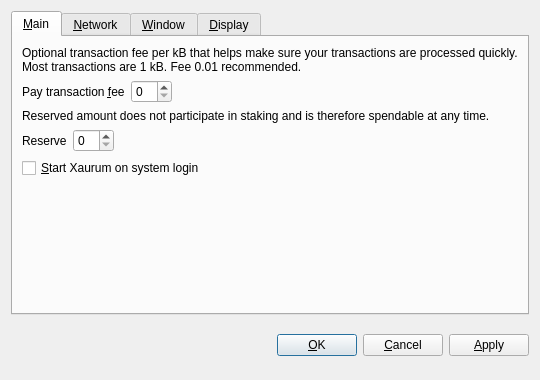
<?xml version="1.0" encoding="UTF-8"?>
<ui version="4.0">
 <class>OptionsDialog</class>
 <widget class="QDialog" name="OptionsDialog">
  <property name="geometry">
   <rect>
    <x>0</x>
    <y>0</y>
    <width>540</width>
    <height>380</height>
   </rect>
  </property>
  <property name="windowTitle">
   <string>Options</string>
  </property>
  <property name="modal">
   <bool>true</bool>
  </property>
  <layout class="QVBoxLayout" name="verticalLayout">
   <item>
    <widget class="QTabWidget" name="tabWidget">
     <property name="tabPosition">
      <enum>QTabWidget::North</enum>
     </property>
     <property name="currentIndex">
      <number>0</number>
     </property>
     <widget class="QWidget" name="tabMain">
      <attribute name="title">
       <string>&amp;Main</string>
      </attribute>
      <layout class="QVBoxLayout" name="verticalLayout_Main">
       <item>
        <widget class="QLabel" name="transactionFeeInfoLabel">
         <property name="text">
          <string>Optional transaction fee per kB that helps make sure your transactions are processed quickly. Most transactions are 1 kB. Fee 0.01 recommended.</string>
         </property>
         <property name="textFormat">
          <enum>Qt::PlainText</enum>
         </property>
         <property name="wordWrap">
          <bool>true</bool>
         </property>
        </widget>
       </item>
       <item>
        <layout class="QHBoxLayout" name="horizontalLayoutFee">
         <item>
          <widget class="QLabel" name="transactionFeeLabel">
           <property name="text">
            <string>Pay transaction &amp;fee</string>
           </property>
           <property name="textFormat">
            <enum>Qt::PlainText</enum>
           </property>
           <property name="buddy">
            <cstring>transactionFee</cstring>
           </property>
          </widget>
         </item>
         <item>
          <widget class="BitcoinAmountField" name="transactionFee"/>
         </item>
         <item>
          <spacer name="horizontalSpacerFee">
           <property name="orientation">
            <enum>Qt::Horizontal</enum>
           </property>
           <property name="sizeHint" stdset="0">
            <size>
             <width>40</width>
             <height>20</height>
            </size>
           </property>
          </spacer>
         </item>
        </layout>
       </item>
       <item>
        <widget class="QLabel" name="reserveBalanceInfoLabel">
         <property name="text">
          <string>Reserved amount does not participate in staking and is therefore spendable at any time.</string>
         </property>
         <property name="textFormat">
          <enum>Qt::PlainText</enum>
         </property>
         <property name="wordWrap">
          <bool>true</bool>
         </property>
        </widget>
       </item>
       <item>
        <layout class="QHBoxLayout" name="horizontalLayoutReserveBalance">
         <item>
          <widget class="QLabel" name="reserveBalanceLabel">
           <property name="text">
            <string>Reserve</string>
           </property>
           <property name="textFormat">
            <enum>Qt::PlainText</enum>
           </property>
           <property name="buddy">
            <cstring>reserveBalance</cstring>
           </property>
          </widget>
         </item>
         <item>
          <widget class="BitcoinAmountField" name="reserveBalance"/>
         </item>
         <item>
          <spacer name="horizontalSpacerReserveBalance">
           <property name="orientation">
            <enum>Qt::Horizontal</enum>
           </property>
           <property name="sizeHint" stdset="0">
            <size>
             <width>40</width>
             <height>20</height>
            </size>
           </property>
          </spacer>
         </item>
        </layout>
       </item>
       <item>
        <widget class="QCheckBox" name="bitcoinAtStartup">
         <property name="toolTip">
          <string>Automatically start Xaurum after logging in to the system.</string>
         </property>
         <property name="text">
          <string>&amp;Start Xaurum on system login</string>
         </property>
        </widget>
       </item>
       <item>
        <spacer name="verticalSpacer_Main">
         <property name="orientation">
          <enum>Qt::Vertical</enum>
         </property>
         <property name="sizeHint" stdset="0">
          <size>
           <width>20</width>
           <height>40</height>
          </size>
         </property>
        </spacer>
       </item>
      </layout>
     </widget>
     <widget class="QWidget" name="tabNetwork">
      <attribute name="title">
       <string>&amp;Network</string>
      </attribute>
      <layout class="QVBoxLayout" name="verticalLayout_Network">
       <item>
        <widget class="QCheckBox" name="mapPortUpnp">
         <property name="toolTip">
          <string>Automatically open the Xaurum client port on the router. This only works when your router supports UPnP and it is enabled.</string>
         </property>
         <property name="text">
          <string>Map port using &amp;UPnP</string>
         </property>
        </widget>
       </item>
       <item>
        <widget class="QCheckBox" name="connectSocks">
         <property name="toolTip">
          <string>Connect to the Xaurum network through a SOCKS proxy (e.g. when connecting through Tor).</string>
         </property>
         <property name="text">
          <string>&amp;Connect through SOCKS proxy:</string>
         </property>
        </widget>
       </item>
       <item>
        <layout class="QHBoxLayout" name="horizontalLayout_Network">
         <item>
          <widget class="QLabel" name="proxyIpLabel">
           <property name="text">
            <string>Proxy &amp;IP:</string>
           </property>
           <property name="textFormat">
            <enum>Qt::PlainText</enum>
           </property>
           <property name="buddy">
            <cstring>proxyIp</cstring>
           </property>
          </widget>
         </item>
         <item>
          <widget class="QValidatedLineEdit" name="proxyIp">
           <property name="maximumSize">
            <size>
             <width>140</width>
             <height>16777215</height>
            </size>
           </property>
           <property name="toolTip">
            <string>IP address of the proxy (e.g. 127.0.0.1)</string>
           </property>
          </widget>
         </item>
         <item>
          <widget class="QLabel" name="proxyPortLabel">
           <property name="text">
            <string>&amp;Port:</string>
           </property>
           <property name="textFormat">
            <enum>Qt::PlainText</enum>
           </property>
           <property name="buddy">
            <cstring>proxyPort</cstring>
           </property>
          </widget>
         </item>
         <item>
          <widget class="QLineEdit" name="proxyPort">
           <property name="maximumSize">
            <size>
             <width>55</width>
             <height>16777215</height>
            </size>
           </property>
           <property name="toolTip">
            <string>Port of the proxy (e.g. 9050)</string>
           </property>
          </widget>
         </item>
         <item>
          <widget class="QLabel" name="socksVersionLabel">
           <property name="text">
            <string>SOCKS &amp;Version:</string>
           </property>
           <property name="textFormat">
            <enum>Qt::PlainText</enum>
           </property>
           <property name="buddy">
            <cstring>socksVersion</cstring>
           </property>
          </widget>
         </item>
         <item>
          <widget class="QValueComboBox" name="socksVersion">
           <property name="toolTip">
            <string>SOCKS version of the proxy (e.g. 5)</string>
           </property>
          </widget>
         </item>
         <item>
          <spacer name="horizontalSpacer_Network">
           <property name="orientation">
            <enum>Qt::Horizontal</enum>
           </property>
           <property name="sizeHint" stdset="0">
            <size>
             <width>40</width>
             <height>20</height>
            </size>
           </property>
          </spacer>
         </item>
        </layout>
       </item>
       <item>
        <spacer name="verticalSpacer_Network">
         <property name="orientation">
          <enum>Qt::Vertical</enum>
         </property>
         <property name="sizeHint" stdset="0">
          <size>
           <width>20</width>
           <height>40</height>
          </size>
         </property>
        </spacer>
       </item>
      </layout>
     </widget>
     <widget class="QWidget" name="tabWindow">
      <attribute name="title">
       <string>&amp;Window</string>
      </attribute>
      <layout class="QVBoxLayout" name="verticalLayout_Window">
       <item>
        <widget class="QCheckBox" name="minimizeToTray">
         <property name="toolTip">
          <string>Show only a tray icon after minimizing the window.</string>
         </property>
         <property name="text">
          <string>&amp;Minimize to the tray instead of the taskbar</string>
         </property>
        </widget>
       </item>
       <item>
        <widget class="QCheckBox" name="minimizeOnClose">
         <property name="toolTip">
          <string>Minimize instead of exit the application when the window is closed. When this option is enabled, the application will be closed only after selecting Quit in the menu.</string>
         </property>
         <property name="text">
          <string>M&amp;inimize on close</string>
         </property>
        </widget>
       </item>
       <item>
        <spacer name="verticalSpacer_Window">
         <property name="orientation">
          <enum>Qt::Vertical</enum>
         </property>
         <property name="sizeHint" stdset="0">
          <size>
           <width>20</width>
           <height>40</height>
          </size>
         </property>
        </spacer>
       </item>
      </layout>
     </widget>
     <widget class="QWidget" name="tabDisplay">
      <attribute name="title">
       <string>&amp;Display</string>
      </attribute>
      <layout class="QVBoxLayout" name="verticalLayout_Display">
       <item>
        <layout class="QHBoxLayout" name="horizontalLayout_1_Display">
         <item>
          <widget class="QLabel" name="langLabel">
           <property name="text">
            <string>User Interface &amp;language:</string>
           </property>
           <property name="textFormat">
            <enum>Qt::PlainText</enum>
           </property>
           <property name="buddy">
            <cstring>lang</cstring>
           </property>
          </widget>
         </item>
         <item>
          <widget class="QValueComboBox" name="lang">
           <property name="toolTip">
            <string>The user interface language can be set here. This setting will take effect after restarting Xaurum.</string>
           </property>
          </widget>
         </item>
        </layout>
       </item>
       <item>
        <layout class="QHBoxLayout" name="horizontalLayout_2_Display">
         <item>
          <widget class="QLabel" name="unitLabel">
           <property name="text">
            <string>&amp;Unit to show amounts in:</string>
           </property>
           <property name="textFormat">
            <enum>Qt::PlainText</enum>
           </property>
           <property name="buddy">
            <cstring>unit</cstring>
           </property>
          </widget>
         </item>
         <item>
          <widget class="QValueComboBox" name="unit">
           <property name="toolTip">
            <string>Choose the default subdivision unit to show in the interface and when sending coins.</string>
           </property>
          </widget>
         </item>
        </layout>
       </item>
       <item>
        <widget class="QCheckBox" name="displayAddresses">
         <property name="toolTip">
          <string>Whether to show Xaurum addresses in the transaction list or not.</string>
         </property>
         <property name="text">
          <string>&amp;Display addresses in transaction list</string>
         </property>
        </widget>
       </item>
       <item>
        <widget class="QCheckBox" name="coinControlFeatures">
         <property name="toolTip">
          <string>Whether to show coin control features or not.</string>
         </property>
         <property name="text">
          <string>Display coin &amp;control features (experts only!)</string>
         </property>
        </widget>
       </item>
       <item>
        <spacer name="verticalSpacer_Display">
         <property name="orientation">
          <enum>Qt::Vertical</enum>
         </property>
         <property name="sizeHint" stdset="0">
          <size>
           <width>20</width>
           <height>40</height>
          </size>
         </property>
        </spacer>
       </item>
      </layout>
     </widget>
    </widget>
   </item>
   <item>
    <layout class="QHBoxLayout" name="horizontalLayout_Buttons">
     <item>
      <spacer name="horizontalSpacer_1">
       <property name="orientation">
        <enum>Qt::Horizontal</enum>
       </property>
       <property name="sizeHint" stdset="0">
        <size>
         <width>40</width>
         <height>48</height>
        </size>
       </property>
      </spacer>
     </item>
     <item>
      <widget class="QLabel" name="statusLabel">
       <property name="font">
        <font>
         <weight>75</weight>
         <bold>true</bold>
        </font>
       </property>
       <property name="text">
        <string/>
       </property>
       <property name="textFormat">
        <enum>Qt::PlainText</enum>
       </property>
       <property name="wordWrap">
        <bool>true</bool>
       </property>
      </widget>
     </item>
     <item>
      <spacer name="horizontalSpacer_2">
       <property name="orientation">
        <enum>Qt::Horizontal</enum>
       </property>
       <property name="sizeHint" stdset="0">
        <size>
         <width>40</width>
         <height>48</height>
        </size>
       </property>
      </spacer>
     </item>
     <item>
      <widget class="QPushButton" name="okButton">
       <property name="text">
        <string>&amp;OK</string>
       </property>
      </widget>
     </item>
     <item>
      <widget class="QPushButton" name="cancelButton">
       <property name="text">
        <string>&amp;Cancel</string>
       </property>
       <property name="autoDefault">
        <bool>false</bool>
       </property>
      </widget>
     </item>
     <item>
      <widget class="QPushButton" name="applyButton">
       <property name="text">
        <string>&amp;Apply</string>
       </property>
       <property name="autoDefault">
        <bool>false</bool>
       </property>
      </widget>
     </item>
    </layout>
   </item>
  </layout>
 </widget>
 <customwidgets>
  <customwidget>
   <class>BitcoinAmountField</class>
   <extends>QSpinBox</extends>
   <header>bitcoinamountfield.h</header>
  </customwidget>
  <customwidget>
   <class>QValueComboBox</class>
   <extends>QComboBox</extends>
   <header>qvaluecombobox.h</header>
  </customwidget>
  <customwidget>
   <class>QValidatedLineEdit</class>
   <extends>QLineEdit</extends>
   <header>qvalidatedlineedit.h</header>
  </customwidget>
 </customwidgets>
 <resources/>
 <connections/>
</ui>
